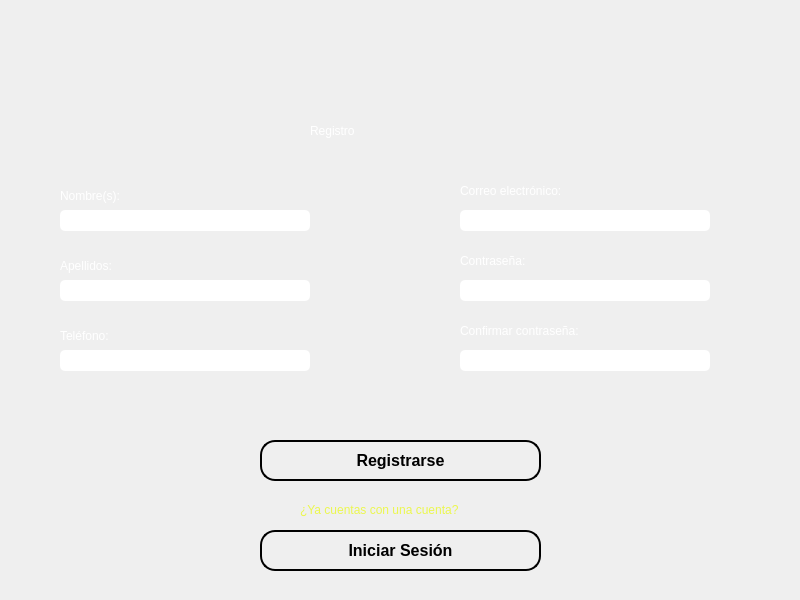
<?xml version="1.0" encoding="UTF-8"?>
<ui version="4.0">
 <class>pagina_registro</class>
 <widget class="QWidget" name="pagina_registro">
  <property name="geometry">
   <rect>
    <x>0</x>
    <y>0</y>
    <width>800</width>
    <height>600</height>
   </rect>
  </property>
  <property name="windowTitle">
   <string>Form</string>
  </property>
  <widget class="QLabel" name="logo_app">
   <property name="geometry">
    <rect>
     <x>20</x>
     <y>20</y>
     <width>261</width>
     <height>61</height>
    </rect>
   </property>
   <property name="text">
    <string/>
   </property>
  </widget>
  <widget class="QLabel" name="label">
   <property name="geometry">
    <rect>
     <x>310</x>
     <y>110</y>
     <width>151</width>
     <height>41</height>
    </rect>
   </property>
   <property name="styleSheet">
    <string notr="true">font: 35pt &quot;Lucida Grande&quot;;
color: rgb(255, 255, 255);</string>
   </property>
   <property name="text">
    <string>Registro</string>
   </property>
  </widget>
  <widget class="QPushButton" name="boton_login">
   <property name="geometry">
    <rect>
     <x>260</x>
     <y>530</y>
     <width>281</width>
     <height>41</height>
    </rect>
   </property>
   <property name="font">
    <font>
     <pointsize>-1</pointsize>
     <bold>true</bold>
     <kerning>true</kerning>
    </font>
   </property>
   <property name="styleSheet">
    <string notr="true">border-radius: 15px;  /* Bordes redondeados */
border: 2px solid;  /* Borde del botón */
padding: 10px 20px;  /* Espaciado interno */
font-size: 16px;  /* Tamaño de la fuente */
</string>
   </property>
   <property name="text">
    <string>Iniciar Sesión</string>
   </property>
  </widget>
  <widget class="QLineEdit" name="password_1">
   <property name="geometry">
    <rect>
     <x>460</x>
     <y>280</y>
     <width>250</width>
     <height>21</height>
    </rect>
   </property>
   <property name="styleSheet">
    <string notr="true">border-radius: 5px;  /* Bordes redondeados */</string>
   </property>
   <property name="echoMode">
    <enum>QLineEdit::EchoMode::Password</enum>
   </property>
   <property name="readOnly">
    <bool>false</bool>
   </property>
  </widget>
  <widget class="QLabel" name="label_2">
   <property name="geometry">
    <rect>
     <x>460</x>
     <y>250</y>
     <width>121</width>
     <height>21</height>
    </rect>
   </property>
   <property name="styleSheet">
    <string notr="true">font: 20pt &quot;Lucida Grande&quot;;
color: rgb(255, 255, 255);</string>
   </property>
   <property name="text">
    <string>Contraseña:</string>
   </property>
  </widget>
  <widget class="QPushButton" name="boton_registro">
   <property name="geometry">
    <rect>
     <x>260</x>
     <y>440</y>
     <width>281</width>
     <height>41</height>
    </rect>
   </property>
   <property name="font">
    <font>
     <pointsize>-1</pointsize>
     <bold>true</bold>
    </font>
   </property>
   <property name="styleSheet">
    <string notr="true">border-radius: 15px;  /* Bordes redondeados */
border: 2px solid;  /* Borde del botón */
padding: 10px 20px;  /* Espaciado interno */
font-size: 16px;  /* Tamaño de la fuente */
</string>
   </property>
   <property name="text">
    <string>Registrarse</string>
   </property>
  </widget>
  <widget class="QLabel" name="label_3">
   <property name="geometry">
    <rect>
     <x>460</x>
     <y>180</y>
     <width>191</width>
     <height>21</height>
    </rect>
   </property>
   <property name="styleSheet">
    <string notr="true">font: 20pt &quot;Lucida Grande&quot;;
color: rgb(255, 255, 255);</string>
   </property>
   <property name="text">
    <string>Correo electrónico:</string>
   </property>
  </widget>
  <widget class="QLineEdit" name="correo">
   <property name="geometry">
    <rect>
     <x>460</x>
     <y>210</y>
     <width>250</width>
     <height>21</height>
    </rect>
   </property>
   <property name="styleSheet">
    <string notr="true">border-radius: 5px;  /* Bordes redondeados */</string>
   </property>
  </widget>
  <widget class="QLabel" name="label_4">
   <property name="geometry">
    <rect>
     <x>300</x>
     <y>500</y>
     <width>211</width>
     <height>20</height>
    </rect>
   </property>
   <property name="styleSheet">
    <string notr="true">font: 15pt &quot;Lucida Grande&quot;;
color: rgb(235, 247, 78);
</string>
   </property>
   <property name="text">
    <string>¿Ya cuentas con una cuenta?</string>
   </property>
  </widget>
  <widget class="QLabel" name="label_5">
   <property name="geometry">
    <rect>
     <x>460</x>
     <y>320</y>
     <width>231</width>
     <height>21</height>
    </rect>
   </property>
   <property name="styleSheet">
    <string notr="true">font: 20pt &quot;Lucida Grande&quot;;
color: rgb(255, 255, 255);</string>
   </property>
   <property name="text">
    <string>Confirmar contraseña:</string>
   </property>
  </widget>
  <widget class="QLineEdit" name="password_2">
   <property name="geometry">
    <rect>
     <x>460</x>
     <y>350</y>
     <width>250</width>
     <height>21</height>
    </rect>
   </property>
   <property name="styleSheet">
    <string notr="true">border-radius: 5px;  /* Bordes redondeados */</string>
   </property>
   <property name="echoMode">
    <enum>QLineEdit::EchoMode::Password</enum>
   </property>
   <property name="readOnly">
    <bool>false</bool>
   </property>
  </widget>
  <widget class="QLabel" name="label_6">
   <property name="geometry">
    <rect>
     <x>60</x>
     <y>180</y>
     <width>181</width>
     <height>31</height>
    </rect>
   </property>
   <property name="styleSheet">
    <string notr="true">font: 20pt &quot;Lucida Grande&quot;;
color: rgb(255, 255, 255);</string>
   </property>
   <property name="text">
    <string>Nombre(s):</string>
   </property>
  </widget>
  <widget class="QLineEdit" name="nombre">
   <property name="geometry">
    <rect>
     <x>60</x>
     <y>210</y>
     <width>250</width>
     <height>21</height>
    </rect>
   </property>
   <property name="styleSheet">
    <string notr="true">border-radius: 5px;  /* Bordes redondeados */</string>
   </property>
  </widget>
  <widget class="QLineEdit" name="apellido">
   <property name="geometry">
    <rect>
     <x>60</x>
     <y>280</y>
     <width>250</width>
     <height>21</height>
    </rect>
   </property>
   <property name="styleSheet">
    <string notr="true">border-radius: 5px;  /* Bordes redondeados */</string>
   </property>
  </widget>
  <widget class="QLabel" name="label_7">
   <property name="geometry">
    <rect>
     <x>60</x>
     <y>250</y>
     <width>181</width>
     <height>31</height>
    </rect>
   </property>
   <property name="styleSheet">
    <string notr="true">font: 20pt &quot;Lucida Grande&quot;;
color: rgb(255, 255, 255);</string>
   </property>
   <property name="text">
    <string>Apellidos:</string>
   </property>
  </widget>
  <widget class="QLabel" name="label_8">
   <property name="geometry">
    <rect>
     <x>60</x>
     <y>320</y>
     <width>181</width>
     <height>31</height>
    </rect>
   </property>
   <property name="styleSheet">
    <string notr="true">font: 20pt &quot;Lucida Grande&quot;;
color: rgb(255, 255, 255);</string>
   </property>
   <property name="text">
    <string>Teléfono:</string>
   </property>
  </widget>
  <widget class="QLineEdit" name="telefono">
   <property name="geometry">
    <rect>
     <x>60</x>
     <y>350</y>
     <width>250</width>
     <height>21</height>
    </rect>
   </property>
   <property name="styleSheet">
    <string notr="true">border-radius: 5px;  /* Bordes redondeados */</string>
   </property>
  </widget>
  <widget class="QLabel" name="error">
   <property name="geometry">
    <rect>
     <x>260</x>
     <y>410</y>
     <width>271</width>
     <height>20</height>
    </rect>
   </property>
   <property name="styleSheet">
    <string notr="true">font: &quot;Lucida Grande&quot;;
color: rgb(255, 0, 0);</string>
   </property>
   <property name="text">
    <string/>
   </property>
  </widget>
 </widget>
 <resources/>
 <connections/>
</ui>
